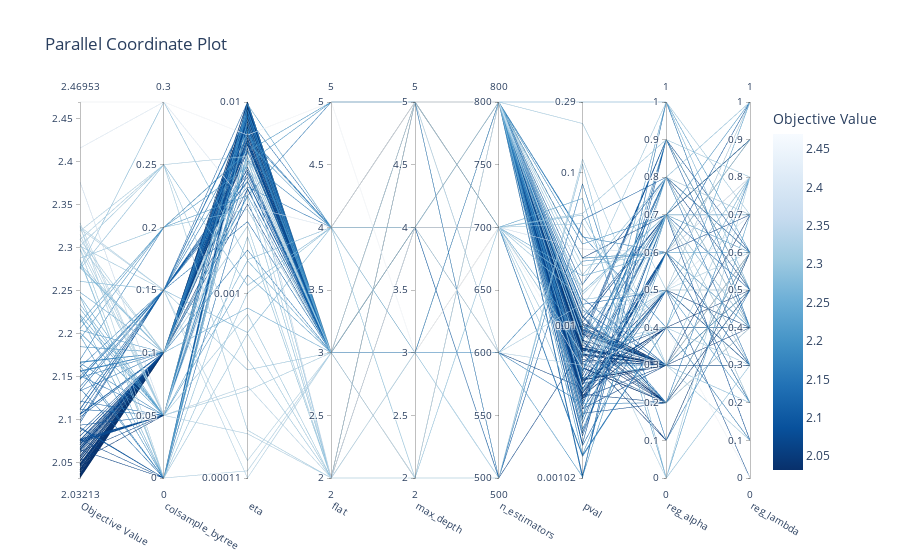

Notebook code cell kept with this figure:
### Code cell
optuna.visualization.plot_parallel_coordinate(study)

### Figure 1 — Plotly figure (JSON) as saved in the notebook; plotly's stock layout.template omitted (floating-point values rounded to 4 significant figures; data arrays with more than 128 entries replaced by an {"elided": "..."} marker saying what was removed)
{"data": [{"dimensions": [{"label": "Objective Value", "range": [2.032, 2.47], "values": {"elided": "150 float values"}}, {"label": "colsample_bytree", "range": [0, 0.3], "values": {"elided": "150 float values"}}, {"label": "eta", "range": [-3.96, -2.0], "ticktext": ["0.00011", "0.001", "0.01"], "tickvals": [-3.96, -3, -2.0], "values": {"elided": "150 float values"}}, {"label": "flat", "range": [2, 5], "values": {"elided": "150 int values"}}, {"label": "max_depth", "range": [2, 5], "values": {"elided": "150 int values"}}, {"label": "n_estimators", "range": [500, 800], "values": {"elided": "150 int values"}}, {"label": "pval", "range": [-2.99, -0.5376], "ticktext": ["0.00102", "0.01", "0.1", "0.29"], "tickvals": [-2.99, -2, -1, -0.5376], "values": {"elided": "150 float values"}}, {"label": "reg_alpha", "range": [0, 1], "values": {"elided": "150 float values"}}, {"label": "reg_lambda", "range": [0, 1], "values": {"elided": "150 float values"}}], "labelangle": 30, "labelside": "bottom", "line": {"color": {"elided": "150 float values"}, "colorbar": {"title": {"text": "Objective Value"}}, "colorscale": [[0, "rgb(247,251,255)"], [0.125, "rgb(222,235,247)"], [0.25, "rgb(198,219,239)"], [0.375, "rgb(158,202,225)"], [0.5, "rgb(107,174,214)"], [0.625, "rgb(66,146,198)"], [0.75, "rgb(33,113,181)"], [0.875, "rgb(8,81,156)"], [1, "rgb(8,48,107)"]], "reversescale": true, "showscale": true}, "type": "parcoords"}], "layout": {"title": {"text": "Parallel Coordinate Plot"}}}
